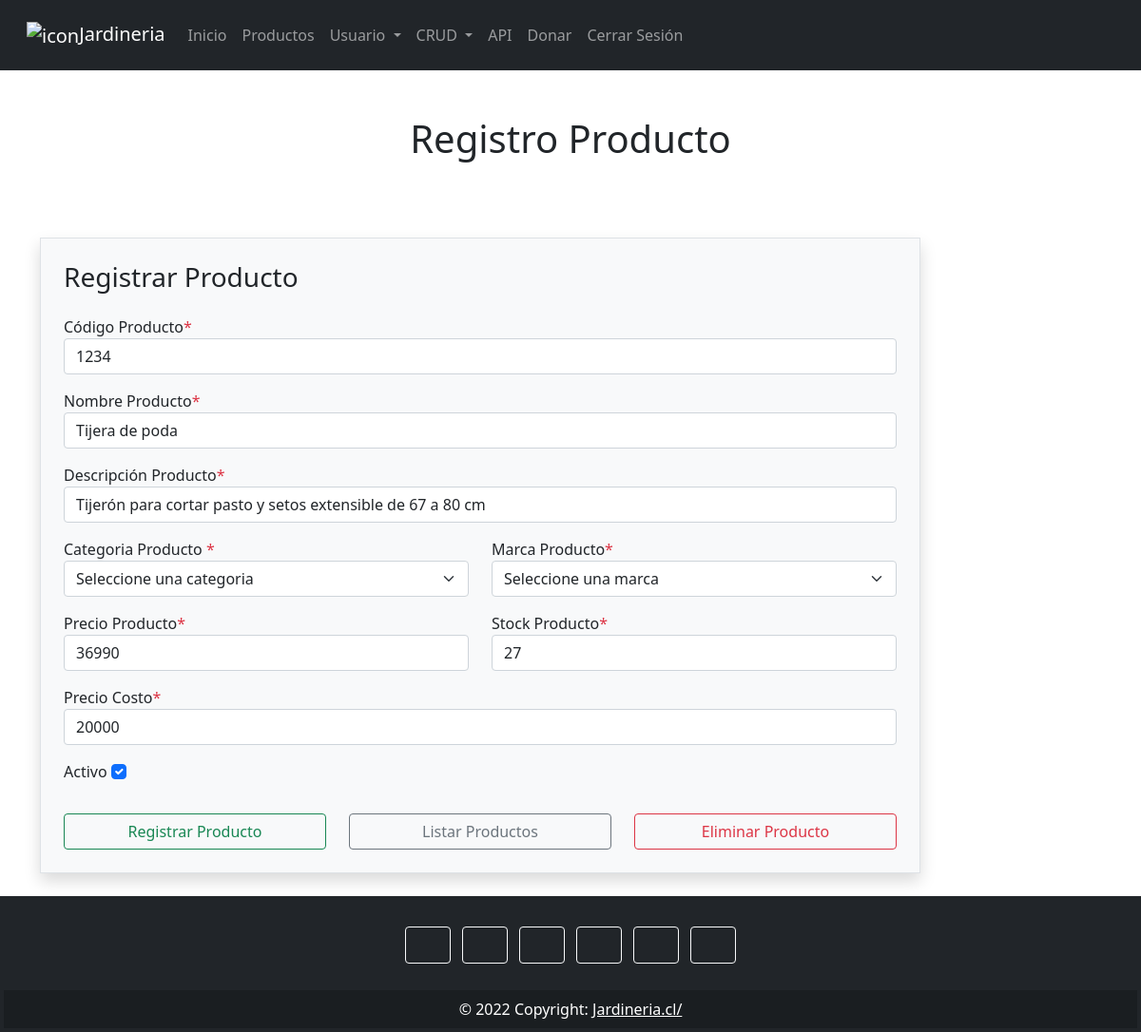
The app's page /crud/producto/1/ (signed in) with its own data.
### crud/models.py (models this page shows, shortened)
class Producto(models.Model):
    codigoProducto = models.IntegerField()
    nombreProducto = models.TextField(max_length=100)
    descripcionProducto = models.TextField()
    categoriaProducto = models.IntegerField()
    marcaProducto = models.IntegerField()
    precioProducto = models.IntegerField()
    stockProducto = models.IntegerField()
    precioCosto = models.IntegerField()
    activo = models.BooleanField()

### crud/views.py (the view)
# urls.py: path('producto/<int:id>/', views.viewReadProducto, name="producto"),
@login_required
@permission_required('is_superuser')
def viewReadProducto(request, id):
    cntx = {}
    try:
        fila = Producto.objects.get(pk = id)
        cntx = {'fila': fila}
    except:
        cntx = {'error': 'Item no encontrado'}
    productCategories = Categoria.objects.all()
    productBrand = Marca.objects.all()
    cntx["productCategories"] = productCategories
    cntx["productBrand"] = productBrand
    return render(request, 'producto.html', cntx)

### historial/context_processor.py (called while the page is built)
def total_historial(request):
    total = 0
    if request.user.is_authenticated:
        if "historial" in request.session.keys():
            for key, value in request.session["historial"].items():
                total += int(value["acumulado"])
    return {"total_historial": total}

### shopyCart/context_processor.py (called while the page is built)
def total_carrito(request):
    total = 0
    if request.user.is_authenticated:
        if "carrito" in request.session.keys():
            for key, value in request.session["carrito"].items():
                total += int(value["acumulado"])
    return {"total_carrito": total}

### crud/templates/producto.html (shortened to what this page needs)
{% extends "index.html" %}
{% block tituloPagina %}
    <div class="text-center mt-5">
        <h1>Registro Producto</h1>
    </div>
{% endblock %}
{% block contenido %}
<br>
    <div class="container">
        <div class="row">
            <div class="col-md-10 off-md-4">
                <div class="signup-form">
                    <form action="{%url 'producto' %}" method="POST" autocomplete="off" class="mt-5 border p-4 bg-light shadow">
                        <h3 class="mb-4">Registrar Producto</h3>
                        <div class="mb-3 col-md-12">
                            <label for="txtCode">Código Producto<span class="text-danger">*</span></label>
                            <input type="text" id="txtCode" name="txtCode" placeholder="Ingrese el codigo del producto" class="txtCode form-control" value="{{ fila.codigoProducto }}">
                          </div>
                        <div class="mb-3 col-md-12">
                            <label for="txtNombre">Nombre Producto<span class="text-danger">*</span></label>
                            <input type="text" id="txtNombre" name="txtNombre" placeholder="Ingrese el nombre del producto" class="txtNombre form-control" value="{{ fila.nombreProducto }}">
                        </div>
                        <div class="mb-3 col-md-12">
                            <label for="txtDesc">Descripción Producto<span class="text-danger">*</span></label>
                            <input type="text" id="txtDesc" name="txtDesc" placeholder="Ingrese una descripción para el Producto" class="txtDesc form-control" value="{{ fila.descripcionProducto }}">
                        </div>
                        <div class="row">
                            <div class="mb-3 col-md-6">
                                <label for="ctProducto">Categoria Producto <span class="text-danger">*</span></label>
                                <select name="ctProducto" class="ctProducto form-select" id="ctProducto" value="{{ fila.nombreCategoria }}">
                                  <option selected class="ctProducto" hidden value="0">Seleccione una categoria</option>
                                </select>
                            </div>
                            <div class="mb-3 col-md-6">
                                <label for="ctMarca">Marca Producto<span class="text-danger">*</span></label>
                                <select selected name="ctMarca" class="ctMarca form-select" id="ctMarca" value="{{ fila.marcaProducto }}">
                                  <option class="ctMarca" hidden value="0">Seleccione una marca</option>
                                </select>
                            </div>
                        </div>
                        <div class="row">
                        <div class="mb-3 col-md-6">
                            <label for="txtPrecio">Precio Producto<span class="text-danger">*</label>
                            <input type="text" id="txtPrecio" name="txtPrecio" placeholder="Ingrese el precio del producto" class="txtPrecio form-control" value="{{ fila.precioProducto }}">
                        </div>
                        <div class="mb-3 col-md-6">
                            <label for="txtStock">Stock Producto<span class="text-danger">*</label>
                            <input type="number" id="txtStock" name="txtStock" placeholder="Ingrese el stock del producto" class="txtStock form-control" value="{{ fila.stockProducto }}">
                        </div>
                      </div>
                      <div class="mb-3 col-md-12">
                        <label for="txtCosto">Precio Costo<span class="text-danger">*</label>
                        <input type="text" id="txtCosto" name="txtCosto" placeholder="Ingrese el costo del producto" class="txtCosto form-control" value="{{ fila.precioCosto}}">
                    </div>
                      <div class="mb-3 col-md-12">
                        <label class="form-check-label" for="chkActivo">Activo</label>
                        <input type="checkbox" name="chkActivo" id="chkActivo" class="form-check-input" {% if fila.activo %}{{ 'checked' }}{% endif %}>
                    </div>
                        <div class="row">
                          <div class="col-md-4 mt-3">
                            <input type="submit" name="btnCreate" class="btnCreate btn btn-outline-success form-control" value="Registrar Producto">
                          </div>
                          <div class="col-md-4 mt-3">
                            <input type="submit" name="btnRead" class="btnRead btn btn-outline-secondary form-control" value="Listar Productos">
                          </div>
                          <div class="col-md-4 mt-3">
                            <input type="submit" name="btnDelete" class="btnDelete btn btn-outline-danger form-control" value="Eliminar Producto">
                          </div>
                        </div>
                    </form>
                </div>
            </div>
        </div>
    </div>
{% endblock %}

### records on screen
Producto: txtCode "1234", txtNombre "Tijera de poda", txtDesc "Tijerón para cortar pasto y setos extensible de 67 a 80 cm", txtPrecio "36990", txtStock "27", txtCosto "20000", activo "☑"
